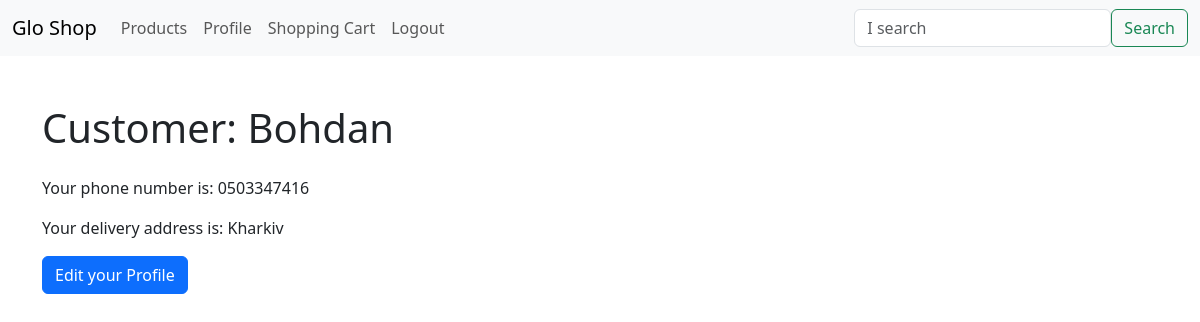
The page /customer/Bohdan (signed in) on the database as committed earlier.
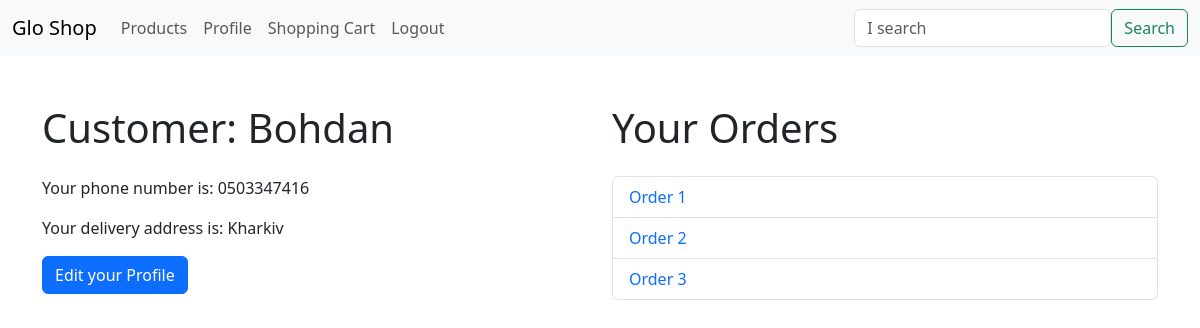
The same page on the database as committed later.
### app/models.py (models this page shows, shortened)
class Order(db.Model):
    id = db.Column(db.Integer, primary_key=True)
    created_at = db.Column(db.DateTime, index=True, default=datetime.utcnow)
    status = db.Column(db.String(16), default='cart', server_default='cart')
    user_id = db.Column(db.Integer, db.ForeignKey('user.id'))
    items = db.relationship('OrderItem', back_populates='order', cascade='all, delete-orphan')
    customer = db.relationship('User', back_populates='orders')
    total_pay = db.Column(db.Float)
    payment_type = db.Column(db.String(32))
    payment_status = db.Column(db.Boolean, default=False)

### app/main/routes.py (the view)
@bp.route('/customer/<username>', methods=['GET', 'POST'])
@login_required
def load_customer(username):
    customer = User.query.filter_by(username=username).first_or_404()
    return render_template('customer.html', customer=customer)

### app/main/forms.py
class SearchForm(FlaskForm):
    q = StringField(('I search'), validators=[DataRequired()])
    submit = SubmitField(('Search'))
    def __init__(self, *args, **kwargs):
        if 'formdata' not in kwargs:
            kwargs['formdata'] = request.args
        if 'csrf_enabled' not in kwargs:
            kwargs['csrf_enabled'] = False
        super(SearchForm, self).__init__(*args, **kwargs)

### app/main/routes.py (called while the page is built)
@bp.before_app_request
def before_request():
    g.search_form = SearchForm()

### app/models.py (called while the page is built)
@login.user_loader
def load_user(id):
    return User.query.get(int(id))

### app/templates/customer.html
{% extends 'base.html' %}
{% block content %}
  {% if customer == current_user %}
    <div class="container mt-5">
      <div class="row">
        <div class="col-md-6">
          <h1 class="mb-4">Customer: {{ customer.username }}</h1>
          {% if customer.phone_number %}
            <p>Your phone number is: {{ customer.phone_number }}</p>
          {% endif %}
          {% if customer.delivery_address %}
            <p>Your delivery address is: {{ customer.delivery_address }}</p>
          {% endif %}
          <a href="{{ url_for('main.edit_profile') }}" class="btn btn-primary mb-3">Edit your Profile</a>
        </div>
        <div class="col-md-6">
          {% if customer.orders %}
            <h1 class="mb-4">Your Orders</h1>
            <ul class="list-group">
              {% for order in customer.orders %}
                {% if order.status != 'cart' %}
                  <li class="list-group-item">
                    <a href="#" class="text-decoration-none">Order {{ order.id }}</a>
                  </li>
                {% endif %}
              {% endfor %}
            </ul>
          {% endif %}
        </div>
      </div>
    </div>
  {% endif %}
{% endblock %}

Rows that differ between the two databases and show on the page:
added Order: id "1"
added Order: id "2"
added Order: id "3"
Other text that changed with them:
text now shown: "Your Orders"
